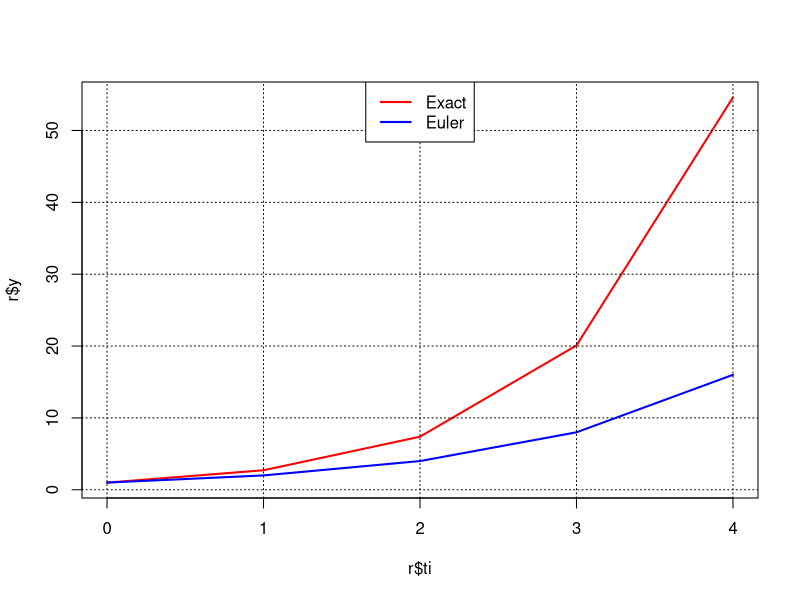

This chart was generated by the following R code:
# ============
# SOLUTION to
#   y' = y,   where y' = f(t,y)
# then:
f <- function(ti,y) y

# INITIAL VALUES:
t0 <- 0
y0 <- 1
h  <- 1
tn <- 4

# Euler's method: function definition
Euler <- function(t0, y0, h, tn, dy.dt) {
  # dy.dt: derivative function
  
  # t sequence:
  tt <- seq(t0, tn, by=h)
  # table with as many rows as tt elements:
  tbl <- data.frame(ti=tt)
  tbl$yi <- y0 # Initializes yi with y0
  tbl$Dy.dt[1] <- dy.dt(tbl$ti[1],y0) # derivative
  for (i in 2:nrow(tbl)) {
    tbl$yi[i] <- tbl$yi[i-1] + h*tbl$Dy.dt[i-1]
    # For next iteration:
    tbl$Dy.dt[i] <- dy.dt(tbl$ti[i],tbl$yi[i])
  }
  return(tbl)
}

# Euler's method: function application
r <- Euler(t0, y0, h, tn, f)
rownames(r) <- 0:(nrow(r)-1) # to coincide with index n

# Exact solution for this case: y = exp(t)
#       added as an additional column to r
r$y <- exp(r$ti)

# TABLE with results:
print(r)

plot(r$ti, r$y, type="l", col="red", lwd=2)
lines(r$ti, r$yi, col="blue", lwd=2)
grid(col="black")
legend("top",  legend = c("Exact", "Euler"), lwd=2,  col = c("red", "blue"))

# OUTPUT:
#
#   ti yi Dy.dt         y
# 0  0  1     1  1.000000
# 1  1  2     2  2.718282
# 2  2  4     4  7.389056
# 3  3  8     8 20.085537
# 4  4 16    16 54.598150
# NOTE: Code also outputs a comparison plot